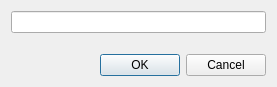
<?xml version="1.0" encoding="UTF-8"?>
<ui version="4.0">
 <class>SelectTaskDialog</class>
 <widget class="QDialog" name="SelectTaskDialog">
  <property name="geometry">
   <rect>
    <x>0</x>
    <y>0</y>
    <width>277</width>
    <height>87</height>
   </rect>
  </property>
  <property name="windowTitle">
   <string>Select Task</string>
  </property>
  <property name="windowIcon">
   <iconset resource="../icons.qrc">
    <normaloff>:/icon/Icon128.png</normaloff>:/icon/Icon128.png</iconset>
  </property>
  <layout class="QVBoxLayout" name="verticalLayout">
   <item>
    <widget class="QLineEdit" name="lineEdit"/>
   </item>
   <item>
    <spacer name="verticalSpacer">
     <property name="orientation">
      <enum>Qt::Vertical</enum>
     </property>
     <property name="sizeHint" stdset="0">
      <size>
       <width>20</width>
       <height>11</height>
      </size>
     </property>
    </spacer>
   </item>
   <item>
    <widget class="QDialogButtonBox" name="buttonBox">
     <property name="orientation">
      <enum>Qt::Horizontal</enum>
     </property>
     <property name="standardButtons">
      <set>QDialogButtonBox::Cancel|QDialogButtonBox::Ok</set>
     </property>
    </widget>
   </item>
  </layout>
 </widget>
 <resources>
  <include location="../icons.qrc"/>
 </resources>
 <connections>
  <connection>
   <sender>buttonBox</sender>
   <signal>accepted()</signal>
   <receiver>SelectTaskDialog</receiver>
   <slot>accept()</slot>
   <hints>
    <hint type="sourcelabel">
     <x>248</x>
     <y>254</y>
    </hint>
    <hint type="destinationlabel">
     <x>157</x>
     <y>274</y>
    </hint>
   </hints>
  </connection>
  <connection>
   <sender>buttonBox</sender>
   <signal>rejected()</signal>
   <receiver>SelectTaskDialog</receiver>
   <slot>reject()</slot>
   <hints>
    <hint type="sourcelabel">
     <x>316</x>
     <y>260</y>
    </hint>
    <hint type="destinationlabel">
     <x>286</x>
     <y>274</y>
    </hint>
   </hints>
  </connection>
 </connections>
</ui>
